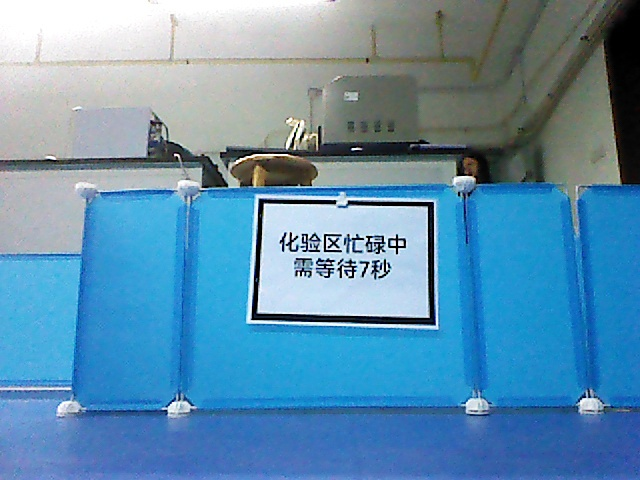
#> input picture dataset/busy7/0028.jpg, 640 x 480 px
$ python -i black_frame_locator.py   (imports and definitions only)
#> lines starting #> are read from the running program, lines starting #| are printed output that depends on the picture; after the words box and inside, x2 and y2 are one past the last pixel; in counts of white or black regions, pixels touching at a corner belong together
#> further down, picture is the input picture: shape (480, 640, 3); mean B, G, R 174.9, 143.9, 95.8
from __future__ import annotations

from dataclasses import dataclass

import cv2
import numpy as np


DETECT_WIDTH = 640
WARP_WIDTH = 480
WARP_HEIGHT = 320
DEFAULT_DARK_THRESHOLD = 110

MIN_AREA_RATIO = 0.020
MAX_AREA_RATIO = 0.600
MIN_ASPECT_RATIO = 1.10
MAX_ASPECT_RATIO = 2.00
MIN_RECTANGULARITY = 0.65
MIN_CHILD_AREA_RATIO = 0.40
MAX_CHILD_AREA_RATIO = 0.95
MIN_SIDE_CONTINUITY = 0.58
MIN_SIDE_DARK_RATIO = 0.025
MIN_INNER_LIGHT_RATIO = 0.48
MIN_INNER_DARK_RATIO = 0.004
MAX_INNER_DARK_RATIO = 0.38
MIN_INNER_EDGE_DENSITY = 0.008
BLACK_VALIDATION_WIDTH = 420
BLACK_VALIDATION_HEIGHT = 280

COARSE_BOARD_WIDTH = 600
COARSE_BOARD_HEIGHT = 400
WHITE_MAX_SATURATION = 150
WHITE_MIN_VALUE = 85
WHITE_MIN_AREA_RATIO = 0.35
WHITE_MAX_AREA_RATIO = 0.92
WHITE_MIN_ASPECT_RATIO = 1.10
WHITE_MAX_ASPECT_RATIO = 2.05
WHITE_MIN_RECTANGULARITY = 0.58
WHITE_MIN_CENTER_SCORE = 0.35
TRAINING_WHITE_EXPAND_FACTOR = 1.16


@dataclass
class BorderFeatures:
    top_continuity: float
    bottom_continuity: float
    left_continuity: float
    right_continuity: float
    top_dark_ratio: float
    bottom_dark_ratio: float
    left_dark_ratio: float
    right_dark_ratio: float
    inner_light_ratio: float
    inner_dark_ratio: float
    inner_edge_density: float

    # [17 lines left out: functions minimum_continuity, minimum_side_dark_ratio, not called in this run]


@dataclass
class BoardCandidate:
    points: np.ndarray
    score: float
    area_ratio: float
    aspect_ratio: float
    rectangularity: float
    child_area_ratio: float
    border_features: BorderFeatures


@dataclass
class AlignmentResult:
    coarse_board: np.ndarray
    aligned_board: np.ndarray
    inner_white_quad: np.ndarray
    white_mask: np.ndarray
    score: float


# [85 lines left out: functions order_points, expand_quad, warp_quad, calculate_quad_geometry, contour_to_quad, not called in this run]


def create_dark_mask(
    image: np.ndarray,
    dark_threshold: int,
) -> tuple[np.ndarray, float]:
#> called with dark_threshold = 110
    original_height, original_width = image.shape[:2]
#> original_height = 480; original_width = 640
    scale = min(1.0, DETECT_WIDTH / original_width)
#> scale = 1
    detect_width = int(round(original_width * scale))
#> detect_width = 640
    detect_height = int(round(original_height * scale))
#> detect_height = 480
    if scale < 1.0:
        detect_image = cv2.resize(
            image,
            (detect_width, detect_height),
            interpolation=cv2.INTER_AREA,
        )
    else:
        detect_image = image.copy()

    gray = cv2.cvtColor(detect_image, cv2.COLOR_BGR2GRAY)
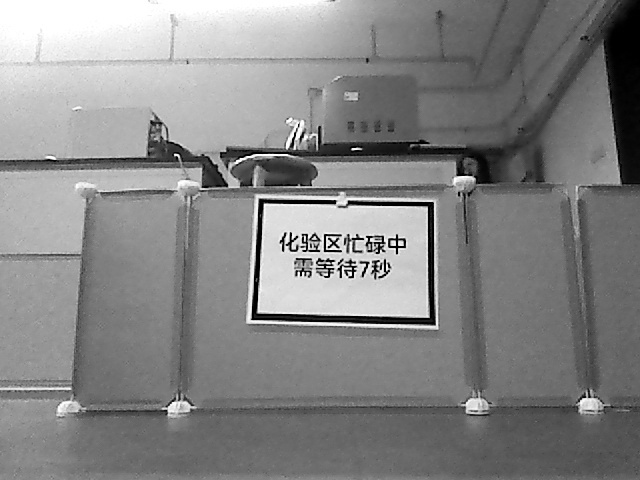
#> gray: shape (480, 640); min 0, max 255, mean 133.1
    gray = cv2.GaussianBlur(gray, (3, 3), 0)
    dark_mask = np.where(
        gray <= dark_threshold,
        255,
        0,
    ).astype(np.uint8)
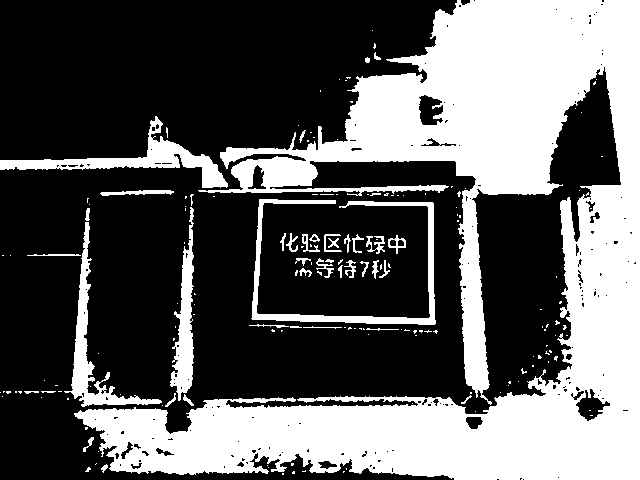
#> dark_mask: shape (480, 640); 37.4% white; 174 white regions (131 under 20 px), largest, box (x1, y1, x2, y2) and area: (74, 0, 640, 480) 100947, (0, 116, 228, 188) 3274, (251, 199, 436, 325) 3128
    dark_mask = cv2.morphologyEx(
        dark_mask,
        cv2.MORPH_CLOSE,
        cv2.getStructuringElement(cv2.MORPH_RECT, (5, 5)),
        iterations=2,
    )
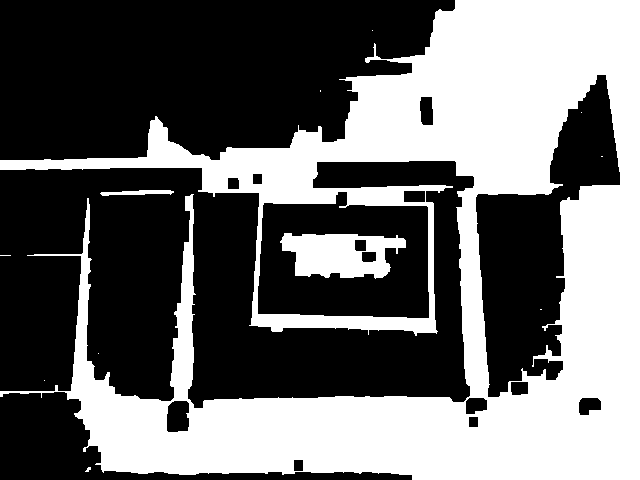
#> dark_mask: shape (480, 640); 42% white; 12 white regions (9 under 20 px), largest, box (x1, y1, x2, y2) and area: (0, 0, 640, 480) 124715, (280, 233, 406, 279) 3946, (100, 190, 174, 196) 281
    dark_mask = cv2.morphologyEx(
        dark_mask,
        cv2.MORPH_OPEN,
        cv2.getStructuringElement(cv2.MORPH_RECT, (3, 3)),
        iterations=1,
    )
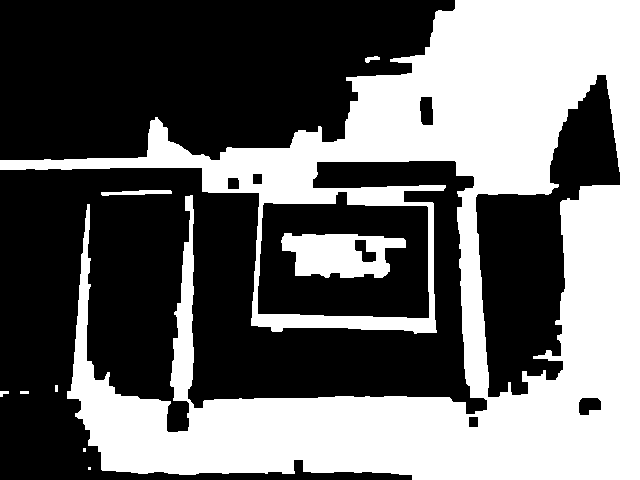
#> dark_mask: shape (480, 640); 41.8% white; 9 white regions (2 under 20 px)
    return dark_mask, scale


def get_largest_child_area(
    contours: list[np.ndarray] | tuple[np.ndarray, ...],
    hierarchy: np.ndarray,
    contour_index: int,
) -> float:
    child_index = int(hierarchy[contour_index][2])
    largest_area = 0.0
    while child_index >= 0:
        largest_area = max(
            largest_area,
            abs(cv2.contourArea(contours[child_index])),
        )
        child_index = int(hierarchy[child_index][0])
    return largest_area


# [97 lines left out: functions calculate_side_continuity, calculate_border_features, score_black_candidate, not called in this run]


def find_black_frame(
    image: np.ndarray,
    dark_threshold: int = DEFAULT_DARK_THRESHOLD,
) -> tuple[BoardCandidate | None, int, np.ndarray]:
    if image is None or image.size == 0:
        raise ValueError("输入图像为空")
    if not 1 <= dark_threshold <= 254:
        raise ValueError("dark-threshold 必须位于 1 到 254 之间")
    dark_mask, scale = create_dark_mask(image, dark_threshold)
#> scale = 1
    contours, hierarchy = cv2.findContours(
        dark_mask,
        cv2.RETR_TREE,
        cv2.CHAIN_APPROX_SIMPLE,
    )
#> contours = 17 contours, 4 with area under 20; largest, box (x1, y1, x2, y2) and area: (0, 0, 640, 480) 161790, (475, 74, 621, 398) 20991, (257, 191, 430, 319) 19056, (281, 233, 406, 278) 4007, (419, 96, 434, 126) 368
    if hierarchy is None:
        return None, 0, dark_mask

    hierarchy = hierarchy[0]
    mask_height, mask_width = dark_mask.shape[:2]
#> mask_height = 480; mask_width = 640
    mask_area = float(mask_width * mask_height)
#> mask_area = 307200
    candidates: list[BoardCandidate] = []
    for contour_index, contour in enumerate(contours):
        if int(hierarchy[contour_index][3]) >= 0:
            continue
        outer_area = abs(cv2.contourArea(contour))
        if outer_area <= 1.0:
            continue
        area_ratio = outer_area / mask_area
        if not MIN_AREA_RATIO <= area_ratio <= MAX_AREA_RATIO:
            continue

        child_area = get_largest_child_area(
            contours,
            hierarchy,
            contour_index,
        )
        if child_area <= 1.0:
            continue
        child_area_ratio = child_area / outer_area
        if not MIN_CHILD_AREA_RATIO <= child_area_ratio <= MAX_CHILD_AREA_RATIO:
            continue

        quad = contour_to_quad(contour)
        mean_width, mean_height, aspect_ratio = calculate_quad_geometry(quad)
        if mean_width < 70 or mean_height < 45:
            continue
        if not MIN_ASPECT_RATIO <= aspect_ratio <= MAX_ASPECT_RATIO:
            continue
        quad_area = abs(cv2.contourArea(quad.astype(np.float32)))
        if quad_area <= 1.0:
            continue
        rectangularity = min(outer_area / quad_area, 1.0)
        if rectangularity < MIN_RECTANGULARITY:
            continue

        original_quad = quad / scale
        features = calculate_border_features(
            image,
            original_quad,
            dark_threshold,
        )
        if features.minimum_continuity < MIN_SIDE_CONTINUITY:
            continue
        if features.minimum_side_dark_ratio < MIN_SIDE_DARK_RATIO:
            continue
        if features.inner_light_ratio < MIN_INNER_LIGHT_RATIO:
            continue
        if not (
            MIN_INNER_DARK_RATIO
            <= features.inner_dark_ratio
            <= MAX_INNER_DARK_RATIO
        ):
            continue
        if features.inner_edge_density < MIN_INNER_EDGE_DENSITY:
            continue

        candidates.append(
            BoardCandidate(
                points=original_quad,
                score=score_black_candidate(
                    area_ratio,
                    aspect_ratio,
                    rectangularity,
                    child_area_ratio,
                    features,
                ),
                area_ratio=area_ratio,
                aspect_ratio=aspect_ratio,
                rectangularity=rectangularity,
                child_area_ratio=child_area_ratio,
                border_features=features,
            )
        )
#> this loop made 17 passes
#> (outer_area, area_ratio) on pass 4: (22.5, 7.32e-05)
#> after the loop, candidates = []

    if not candidates:
        return None, 0, dark_mask
    candidates.sort(key=lambda candidate: candidate.score, reverse=True)
    return candidates[0], len(candidates), dark_mask


# [125 lines left out: functions create_white_mask, find_inner_white_quad, align_board_to_training_coordinates, not called in this run]

>>> import cv2
>>> picture = cv2.imread('../../dataset/busy7/0028.jpg')
>>> result = find_black_frame(picture)

$ run again, on dataset/busy7/0035.jpg
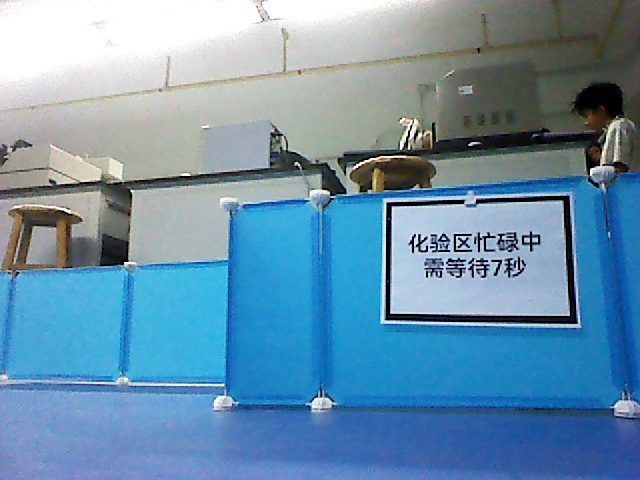
#> input picture dataset/busy7/0035.jpg, 640 x 480 px
#> picture is the input picture: shape (480, 640, 3); mean B, G, R 172, 145.9, 106.7
#> in create_dark_mask, `gray = cv2.cvtColor(detect_image, cv2.COLOR_BGR2GRAY)`:
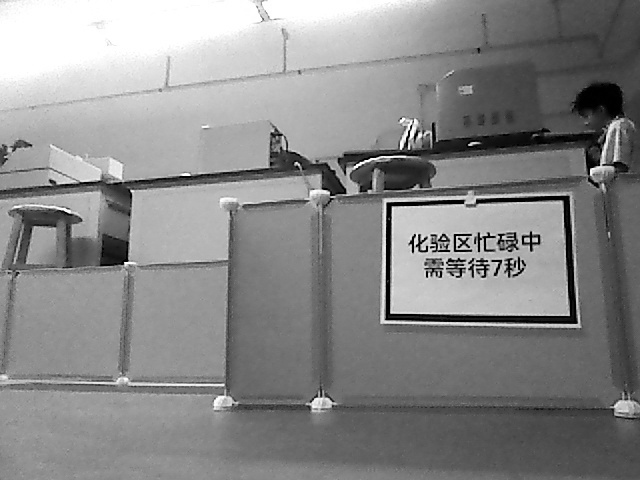
#> gray: shape (480, 640); min 0, max 255, mean 137.2
#> in create_dark_mask, `dark_mask = cv2.morphologyEx( dark_mask, cv2.MORPH_OPEN, cv2.getStruct..`:
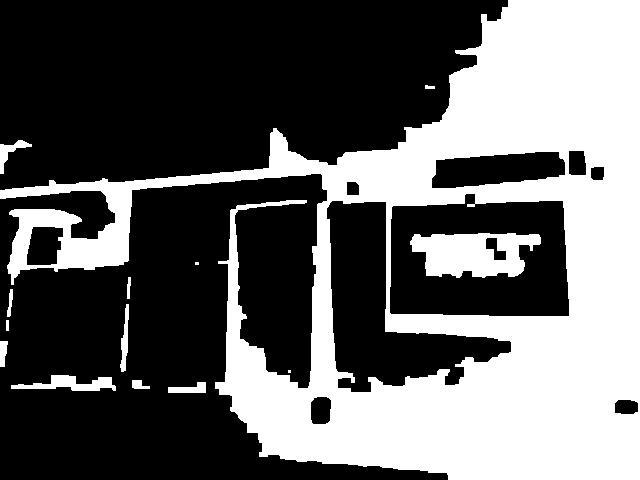
#> dark_mask: shape (480, 640); 38.6% white; 14 white regions (2 under 20 px)
#> in find_black_frame, `dark_mask, scale = create_dark_mask(image, dark_threshold)`: scale = 1
#> contours = 24 contours, 2 with area under 20; largest, box (x1, y1, x2, y2) and area: (0, 0, 640, 480) 150369, (389, 193, 570, 317) 19933, (326, 200, 512, 393) 14592, (410, 233, 541, 278) 4218, (431, 151, 566, 189) 3712
#> the loop in find_black_frame, `for contour_index, contour in enumerate(contours):` made 24 passes
#> (contour, outer_area, area_ratio) on pass 6: ([[6, 320], [6, 330], [8, 330], [8, 320]], 20, 6.51e-05)
#> after the loop in find_black_frame, `for contour_index, contour in enumerate(contours):`: candidates = []
